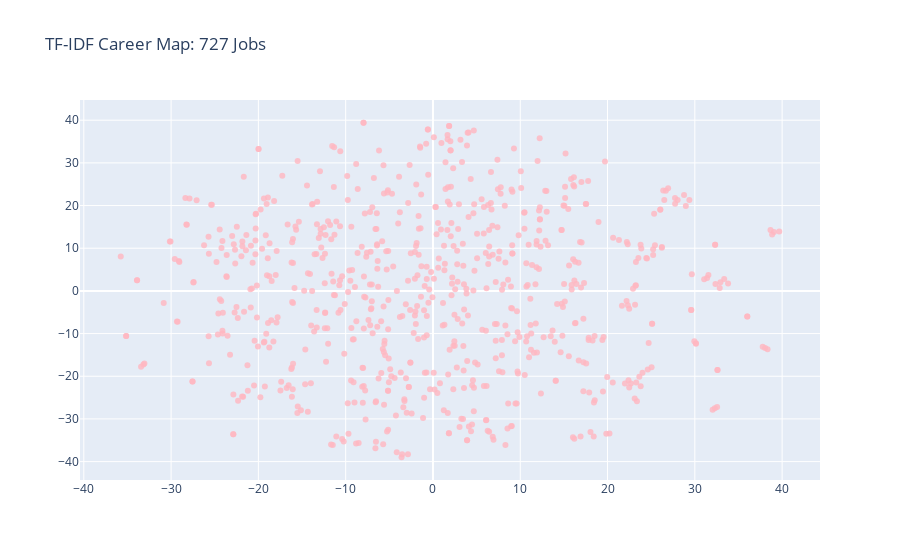

This figure's notebook cell:
### Code cell
import plotly.graph_objects as go
import plotly.express as px
# Recalculate if necessary
if not recalc_tsne:
    vec_visual = pd.read_csv(file_name, header=None).to_numpy()

# 2D Visualizer
if (visual_dims == 2):
    # Display data
    fig = go.Figure()

    fig.add_trace(go.Scatter(
        x=vec_visual[:,0], y=vec_visual[:,1],
        text=pos,
        mode='markers',
        marker_color='rgba(255, 182, 193, .8)'
    ))
    fig.update_layout(title=f'TF-IDF Career Map: {len(pos)} Jobs')

# 3D Visualizer
else:
    fig = px.scatter_3d(
        vec_visual,
        x=0,
        y=1,
        z=2,
    )

fig.show()

### Figure 1 — Plotly figure (JSON) as saved in the notebook; plotly's stock layout.template omitted (floating-point values rounded to 4 significant figures; data arrays with more than 128 entries replaced by an {"elided": "..."} marker saying what was removed)
{"data": [{"marker": {"color": "rgba(255, 182, 193, .8)"}, "mode": "markers", "text": {"elided": "727 str values"}, "type": "scatter", "x": {"elided": "727 float values"}, "y": {"elided": "727 float values"}}], "layout": {"title": {"text": "TF-IDF Career Map: 727 Jobs"}}}
